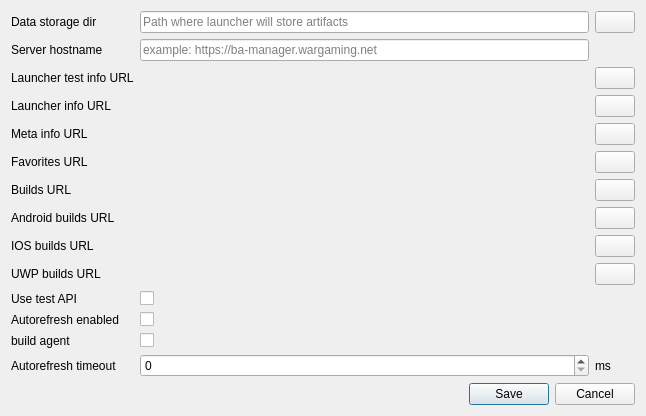
<?xml version="1.0" encoding="UTF-8"?>
<ui version="4.0">
 <class>PreferencesDialog</class>
 <widget class="QDialog" name="PreferencesDialog">
  <property name="geometry">
   <rect>
    <x>0</x>
    <y>0</y>
    <width>646</width>
    <height>409</height>
   </rect>
  </property>
  <property name="windowTitle">
   <string>Dialog</string>
  </property>
  <layout class="QVBoxLayout" name="verticalLayout">
   <item>
    <layout class="QGridLayout" name="gridLayout">
     <item row="8" column="0">
      <widget class="QLabel" name="label_5">
       <property name="text">
        <string>IOS builds URL</string>
       </property>
      </widget>
     </item>
     <item row="7" column="0">
      <widget class="QLabel" name="label_10">
       <property name="text">
        <string>Android builds URL</string>
       </property>
      </widget>
     </item>
     <item row="9" column="0">
      <widget class="QLabel" name="label_11">
       <property name="text">
        <string>UWP builds URL</string>
       </property>
      </widget>
     </item>
     <item row="7" column="1">
      <widget class="QLabel" name="label_androidBuildsURL">
       <property name="text">
        <string/>
       </property>
       <property name="textFormat">
        <enum>Qt::RichText</enum>
       </property>
       <property name="openExternalLinks">
        <bool>true</bool>
       </property>
       <property name="textInteractionFlags">
        <set>Qt::TextBrowserInteraction</set>
       </property>
      </widget>
     </item>
     <item row="10" column="1">
      <widget class="QCheckBox" name="checkBox_useTestAPI">
       <property name="text">
        <string/>
       </property>
      </widget>
     </item>
     <item row="4" column="0">
      <widget class="QLabel" name="label_3">
       <property name="text">
        <string>Meta info URL</string>
       </property>
      </widget>
     </item>
     <item row="3" column="0">
      <widget class="QLabel" name="label_2">
       <property name="text">
        <string>Launcher info URL</string>
       </property>
      </widget>
     </item>
     <item row="0" column="1">
      <widget class="QLineEdit" name="lineEdit_launcherDataPath">
       <property name="toolTip">
        <string>Path where launcher will store artifacts</string>
       </property>
       <property name="text">
        <string/>
       </property>
       <property name="placeholderText">
        <string>Path where launcher will store artifacts</string>
       </property>
      </widget>
     </item>
     <item row="0" column="2">
      <widget class="QPushButton" name="pushButton_selectStorageDir">
       <property name="toolTip">
        <string>Choose storage dir</string>
       </property>
       <property name="text">
        <string/>
       </property>
       <property name="icon">
        <iconset resource="icons.qrc">
         <normaloff>:/Icons/openfolder.png</normaloff>:/Icons/openfolder.png</iconset>
       </property>
      </widget>
     </item>
     <item row="11" column="1">
      <widget class="QCheckBox" name="checkBox_autorefreshEnabled">
       <property name="text">
        <string/>
       </property>
      </widget>
     </item>
     <item row="13" column="2">
      <widget class="QLabel" name="label_8">
       <property name="text">
        <string>ms</string>
       </property>
      </widget>
     </item>
     <item row="0" column="0">
      <widget class="QLabel" name="label">
       <property name="text">
        <string>Data storage dir</string>
       </property>
      </widget>
     </item>
     <item row="13" column="1">
      <widget class="QSpinBox" name="spinBox_autorefreshTimeout"/>
     </item>
     <item row="1" column="0">
      <widget class="QLabel" name="label_9">
       <property name="text">
        <string>Server hostname</string>
       </property>
      </widget>
     </item>
     <item row="4" column="1">
      <widget class="QLabel" name="label_launcherMetaInfoURL">
       <property name="text">
        <string/>
       </property>
       <property name="textFormat">
        <enum>Qt::RichText</enum>
       </property>
       <property name="openExternalLinks">
        <bool>true</bool>
       </property>
       <property name="textInteractionFlags">
        <set>Qt::TextBrowserInteraction</set>
       </property>
      </widget>
     </item>
     <item row="3" column="1">
      <widget class="QLabel" name="label_launcherInfoURL">
       <property name="text">
        <string/>
       </property>
       <property name="textFormat">
        <enum>Qt::RichText</enum>
       </property>
       <property name="openExternalLinks">
        <bool>true</bool>
       </property>
       <property name="textInteractionFlags">
        <set>Qt::TextBrowserInteraction</set>
       </property>
      </widget>
     </item>
     <item row="5" column="1">
      <widget class="QLabel" name="label_launcherFavoritesURL">
       <property name="text">
        <string/>
       </property>
       <property name="textFormat">
        <enum>Qt::RichText</enum>
       </property>
       <property name="openExternalLinks">
        <bool>true</bool>
       </property>
       <property name="textInteractionFlags">
        <set>Qt::TextBrowserInteraction</set>
       </property>
      </widget>
     </item>
     <item row="1" column="1">
      <widget class="QLineEdit" name="lineEdit_serverHostName">
       <property name="placeholderText">
        <string>example: https://ba-manager.wargaming.net</string>
       </property>
      </widget>
     </item>
     <item row="2" column="0">
      <widget class="QLabel" name="label_14">
       <property name="text">
        <string>Launcher test info URL</string>
       </property>
      </widget>
     </item>
     <item row="4" column="2">
      <widget class="QPushButton" name="pushButton_copyMetaInfoURL">
       <property name="text">
        <string/>
       </property>
       <property name="icon">
        <iconset resource="icons.qrc">
         <normaloff>:/Icons/copy.png</normaloff>:/Icons/copy.png</iconset>
       </property>
      </widget>
     </item>
     <item row="6" column="2">
      <widget class="QPushButton" name="pushButton_copyCurrentPlatformBuildsURL">
       <property name="text">
        <string/>
       </property>
       <property name="icon">
        <iconset resource="icons.qrc">
         <normaloff>:/Icons/copy.png</normaloff>:/Icons/copy.png</iconset>
       </property>
      </widget>
     </item>
     <item row="5" column="0">
      <widget class="QLabel" name="label_4">
       <property name="text">
        <string>Favorites URL</string>
       </property>
      </widget>
     </item>
     <item row="5" column="2">
      <widget class="QPushButton" name="pushButton_copyFavoritesURL">
       <property name="text">
        <string/>
       </property>
       <property name="icon">
        <iconset resource="icons.qrc">
         <normaloff>:/Icons/copy.png</normaloff>:/Icons/copy.png</iconset>
       </property>
      </widget>
     </item>
     <item row="6" column="0">
      <widget class="QLabel" name="label_currentPlatformBuildsLabel">
       <property name="text">
        <string>Builds URL</string>
       </property>
      </widget>
     </item>
     <item row="11" column="0">
      <widget class="QLabel" name="label_6">
       <property name="text">
        <string>Autorefresh enabled</string>
       </property>
       <property name="buddy">
        <cstring>checkBox_autorefreshEnabled</cstring>
       </property>
      </widget>
     </item>
     <item row="13" column="0">
      <widget class="QLabel" name="label_7">
       <property name="text">
        <string>Autorefresh timeout</string>
       </property>
      </widget>
     </item>
     <item row="6" column="1">
      <widget class="QLabel" name="label_currentPlatformBuildsURL">
       <property name="text">
        <string/>
       </property>
       <property name="textFormat">
        <enum>Qt::RichText</enum>
       </property>
       <property name="openExternalLinks">
        <bool>true</bool>
       </property>
       <property name="textInteractionFlags">
        <set>Qt::TextBrowserInteraction</set>
       </property>
      </widget>
     </item>
     <item row="3" column="2">
      <widget class="QPushButton" name="pushButton_copyLauncherInfoURL">
       <property name="text">
        <string/>
       </property>
       <property name="icon">
        <iconset resource="icons.qrc">
         <normaloff>:/Icons/copy.png</normaloff>:/Icons/copy.png</iconset>
       </property>
      </widget>
     </item>
     <item row="2" column="2">
      <widget class="QPushButton" name="pushButton_copyLauncherTestInfoURL">
       <property name="text">
        <string/>
       </property>
       <property name="icon">
        <iconset resource="icons.qrc">
         <normaloff>:/Icons/copy.png</normaloff>:/Icons/copy.png</iconset>
       </property>
      </widget>
     </item>
     <item row="2" column="1">
      <widget class="QLabel" name="label_launcherInfoTestURL">
       <property name="text">
        <string/>
       </property>
       <property name="textFormat">
        <enum>Qt::RichText</enum>
       </property>
       <property name="openExternalLinks">
        <bool>true</bool>
       </property>
       <property name="textInteractionFlags">
        <set>Qt::TextBrowserInteraction</set>
       </property>
      </widget>
     </item>
     <item row="10" column="0">
      <widget class="QLabel" name="label_16">
       <property name="text">
        <string>Use test API</string>
       </property>
       <property name="buddy">
        <cstring>checkBox_useTestAPI</cstring>
       </property>
      </widget>
     </item>
     <item row="9" column="1">
      <widget class="QLabel" name="label_UWPBuildsURL">
       <property name="text">
        <string/>
       </property>
       <property name="textFormat">
        <enum>Qt::RichText</enum>
       </property>
       <property name="openExternalLinks">
        <bool>true</bool>
       </property>
       <property name="textInteractionFlags">
        <set>Qt::TextBrowserInteraction</set>
       </property>
      </widget>
     </item>
     <item row="8" column="2">
      <widget class="QPushButton" name="pushButton_copyIOSBuildsURL">
       <property name="text">
        <string/>
       </property>
       <property name="icon">
        <iconset resource="icons.qrc">
         <normaloff>:/Icons/copy.png</normaloff>:/Icons/copy.png</iconset>
       </property>
      </widget>
     </item>
     <item row="7" column="2">
      <widget class="QPushButton" name="pushButton_copyAndroidBuildsURL">
       <property name="text">
        <string/>
       </property>
       <property name="icon">
        <iconset resource="icons.qrc">
         <normaloff>:/Icons/copy.png</normaloff>:/Icons/copy.png</iconset>
       </property>
      </widget>
     </item>
     <item row="8" column="1">
      <widget class="QLabel" name="label_IOSBuildsURL">
       <property name="text">
        <string/>
       </property>
       <property name="textFormat">
        <enum>Qt::RichText</enum>
       </property>
       <property name="openExternalLinks">
        <bool>true</bool>
       </property>
       <property name="textInteractionFlags">
        <set>Qt::TextBrowserInteraction</set>
       </property>
      </widget>
     </item>
     <item row="9" column="2">
      <widget class="QPushButton" name="pushButton_copyUWPBuildsURL">
       <property name="text">
        <string/>
       </property>
       <property name="icon">
        <iconset resource="icons.qrc">
         <normaloff>:/Icons/copy.png</normaloff>:/Icons/copy.png</iconset>
       </property>
      </widget>
     </item>
     <item row="12" column="0">
      <widget class="QLabel" name="label_12">
       <property name="text">
        <string>build agent</string>
       </property>
      </widget>
     </item>
     <item row="12" column="1">
      <widget class="QCheckBox" name="checkBox_buildAgent">
       <property name="text">
        <string/>
       </property>
      </widget>
     </item>
    </layout>
   </item>
   <item>
    <spacer name="verticalSpacer">
     <property name="orientation">
      <enum>Qt::Vertical</enum>
     </property>
     <property name="sizeHint" stdset="0">
      <size>
       <width>20</width>
       <height>40</height>
      </size>
     </property>
    </spacer>
   </item>
   <item>
    <widget class="QDialogButtonBox" name="buttonBox">
     <property name="orientation">
      <enum>Qt::Horizontal</enum>
     </property>
     <property name="standardButtons">
      <set>QDialogButtonBox::Cancel|QDialogButtonBox::Save</set>
     </property>
    </widget>
   </item>
  </layout>
 </widget>
 <resources>
  <include location="icons.qrc"/>
 </resources>
 <connections>
  <connection>
   <sender>buttonBox</sender>
   <signal>accepted()</signal>
   <receiver>PreferencesDialog</receiver>
   <slot>accept()</slot>
   <hints>
    <hint type="sourcelabel">
     <x>248</x>
     <y>254</y>
    </hint>
    <hint type="destinationlabel">
     <x>157</x>
     <y>274</y>
    </hint>
   </hints>
  </connection>
  <connection>
   <sender>buttonBox</sender>
   <signal>rejected()</signal>
   <receiver>PreferencesDialog</receiver>
   <slot>reject()</slot>
   <hints>
    <hint type="sourcelabel">
     <x>316</x>
     <y>260</y>
    </hint>
    <hint type="destinationlabel">
     <x>286</x>
     <y>274</y>
    </hint>
   </hints>
  </connection>
 </connections>
</ui>
